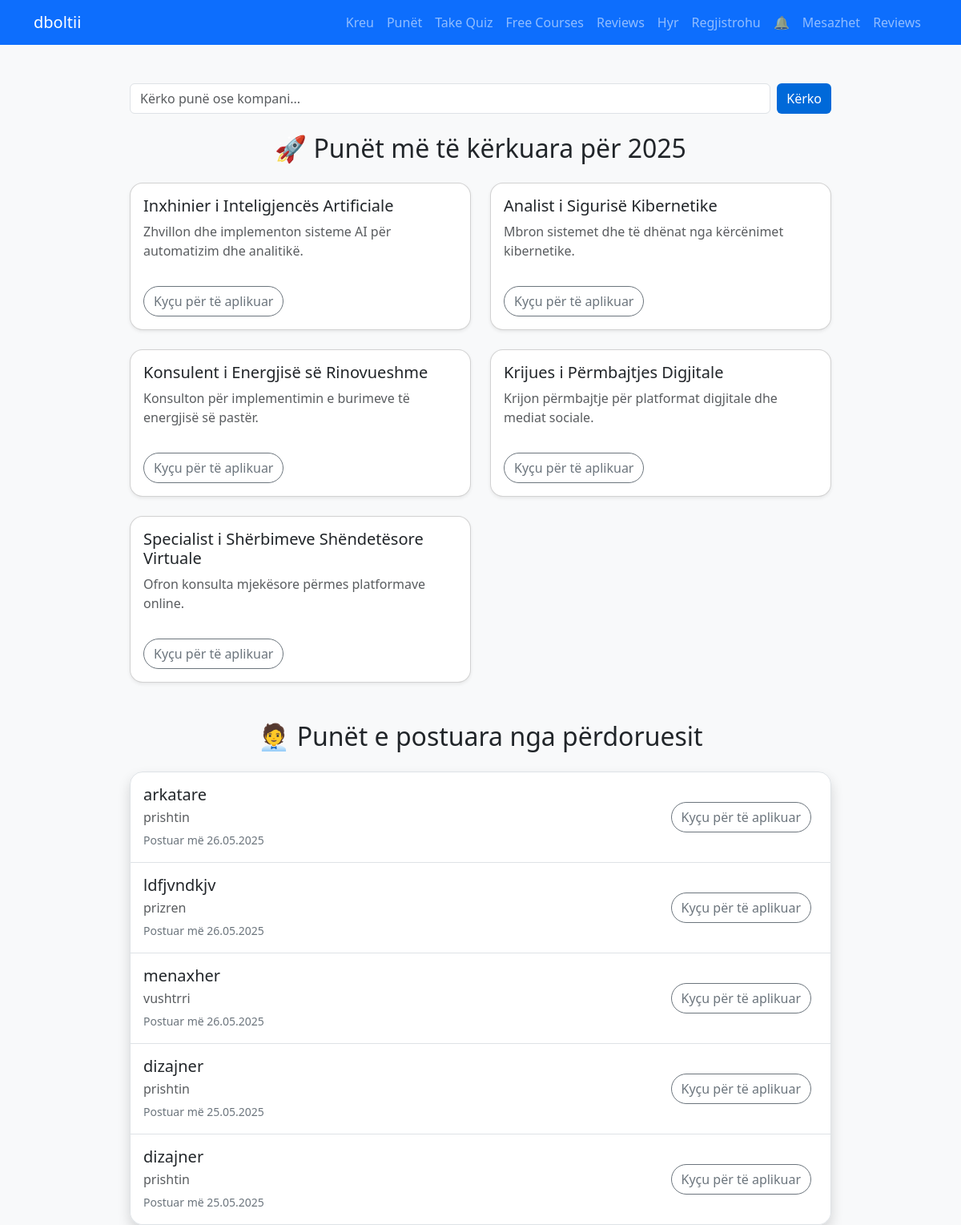
/jobs.php, run on the app's committed database.
### tables this page shows
CREATE TABLE `jobs` (
  `id` int(11) NOT NULL,
  `user_id` int(11) NOT NULL,
  `title` varchar(255) NOT NULL,
  `city` varchar(50) NOT NULL,
  `status` varchar(10) NOT NULL DEFAULT 'open',
  `phone` varchar(30) DEFAULT NULL,
  `description` text DEFAULT NULL,
  `created_at` timestamp NOT NULL DEFAULT current_timestamp(),
  `contact` varchar(9) DEFAULT NULL,
  `category` int(255) DEFAULT NULL,
  `image` varchar(255) DEFAULT NULL,
  `salary` varchar(50) NOT NULL
);

### jobs.php (the view, shortened to what this page needs)
<?php
include('inc/header.php');
$trending_jobs = [
    ['title' => 'Inxhinier i Inteligjencës Artificiale', 'description' => 'Zhvillon dhe implementon sisteme AI për automatizim dhe analitikë.'],
    ['title' => 'Analist i Sigurisë Kibernetike', 'description' => 'Mbron sistemet dhe të dhënat nga kërcënimet kibernetike.'],
    ['title' => 'Konsulent i Energjisë së Rinovueshme', 'description' => 'Konsulton për implementimin e burimeve të energjisë së pastër.'],
    ['title' => 'Krijues i Përmbajtjes Digjitale', 'description' => 'Krijon përmbajtje për platformat digjitale dhe mediat sociale.'],
    ['title' => 'Specialist i Shërbimeve Shëndetësore Virtuale', 'description' => 'Ofron konsulta mjekësore përmes platformave online.']
];
$search = isset($_GET['search']) ? trim($_GET['search']) : '';
if ($search !== '') {
    $search_param = '%' . $search . '%';
    $stmt = $conn->prepare("SELECT id, title, city, created_at, image FROM jobs WHERE title LIKE ? OR city LIKE ? ORDER BY created_at DESC LIMIT 20");
    $stmt->bind_param("ss", $search_param, $search_param);
    $stmt->execute();
    $result = $stmt->get_result();
    $stmt->close();
} else {
    $sql = "SELECT id, title, city, created_at, image FROM jobs ORDER BY created_at DESC LIMIT 5";
    $result = $conn->query($sql);
}
?>
<div class="container mt-5" style="max-width: 900px;">
  <div class="mb-4">
    <form method="get" class="d-flex">
      <input type="text" name="search" class="form-control me-2" placeholder="Kërko punë ose kompani..." value="<?php echo isset($_GET['search']) ? htmlspecialchars($_GET['search']) : ''; ?>">
      <button type="submit" class="btn btn-primary">Kërko</button>
    </form>
  </div>
  <div class="mb-5">
    <h2 class="mb-4 text-center">🚀 Punët më të kërkuara për 2025</h2>
    <div class="row g-4">
      <?php foreach ($trending_jobs as $job): ?>
        <div class="col-md-6">
          <div class="card shadow-sm rounded-4 h-100">
            <div class="card-body d-flex flex-column">
              <h5 class="card-title"><?php echo htmlspecialchars($job['title']); ?></h5>
              <p class="card-text text-muted flex-grow-1"><?php echo htmlspecialchars($job['description']); ?></p>
              <?php if (isset($_SESSION['user_id'])): ?>
                <a href="apply.php?title=<?php echo urlencode($job['title']); ?>" class="btn btn-success rounded-pill mt-3 align-self-start">Apliko</a>
              <?php else: ?>
                <a href="login.php" class="btn btn-outline-secondary rounded-pill mt-3 align-self-start">Kyçu për të aplikuar</a>
              <?php endif; ?>
            </div>
          </div>
        </div>
      <?php endforeach; ?>
    </div>
  </div>
  <div>
    <h2 class="mb-4 text-center">🧑‍💼 Punët e postuara nga përdoruesit</h2>
    <?php if ($result->num_rows > 0): ?>
      <div class="list-group shadow rounded-4">
        <?php while($row = $result->fetch_assoc()): ?>
          <div class="list-group-item p-3 d-flex justify-content-between align-items-center">
            <div>
              <h5 class="mb-1"><?php echo htmlspecialchars($row['title']); ?></h5>
              <p class="mb-1 text-muted"><?php echo htmlspecialchars($row['city']); ?></p>
              <small class="text-secondary">Postuar më <?php echo date('d.m.Y', strtotime($row['created_at'])); ?></small>
            </div>
            <div class="d-flex align-items-center">
              <?php if (isset($_SESSION['user_id'])): ?>
                <a href="apply.php?job_id=<?php echo $row['id']; ?>&title=<?php echo urlencode($row['title']); ?>" class="btn btn-success rounded-pill me-2">Apliko</a>
              <?php else: ?>
                <a href="login.php" class="btn btn-outline-secondary rounded-pill me-2">Kyçu për të aplikuar</a>
              <?php endif; ?>
            </div>
          </div>
        <?php endwhile; ?>
      </div>
    <?php else: ?>
      <div class="alert alert-warning">Nuk ka punë të postuara ende.</div>
    <?php endif; ?>
  </div>
</div>
<?php include('inc/footer.php'); ?>

### inc/header.php (shortened to what this page needs)
<!DOCTYPE html>
<html lang="sq">
<head>
  <link href="https://cdn.jsdelivr.net/npm/bootstrap@5.3.0/dist/css/bootstrap.min.css" rel="stylesheet" />
  <link rel="stylesheet" href="css/style.css" />
</head>
<body>
<nav class="navbar navbar-expand-lg navbar-dark bg-primary">
  <div class="container">
    <a class="navbar-brand" href="index.php">dboltii</a>
    <div class="collapse navbar-collapse" id="navbarNav">
      <ul class="navbar-nav ms-auto">
        <li class="nav-item"><a class="nav-link" href="index.php">Kreu</a></li>
        <li class="nav-item"><a class="nav-link" href="jobs.php">Punët</a></li>
        <li class="nav-item"><a class="nav-link" href="quiz.php">Take Quiz</a></li>
        <li class="nav-item"><a class="nav-link" href="courses.php">Free Courses</a></li>
        <li class="nav-item"><a class="nav-link" href="review.php">Reviews</a></li>
        <?php if (isset($_SESSION['user_id'])): ?>
          <li class="nav-item"><a class="nav-link" href="post-job.php">Posto Punë</a></li>
          <li class="nav-item"><a class="nav-link" href="dashboard.php">Dashboard</a></li>
          <li class="nav-item"><a class="nav-link" href="logout.php">Dil</a></li>
          <li class="nav-item"><a class="nav-link" href="company_profile.php">Kompania Ime</a></li>
        <?php else: ?>
          <li class="nav-item"><a class="nav-link" href="login.php">Hyr</a></li>
          <li class="nav-item"><a class="nav-link" href="register.php">Regjistrohu</a></li>
        <?php endif; ?>
        <li class="nav-item">
          <a class="nav-link position-relative" href="notifications.php">
            🔔
          </a>
        </li>
        <li class="nav-item">
          <a class="nav-link position-relative" href="/punaperty/messages.php">
            <span class="bi bi-chat-dots"></span> Mesazhet
          </a>
        </li>
        <li class="nav-item">
          <a class="nav-link position-relative" href="review.php">
            Reviews
          </a>
        </li>
      </ul>
    </div>
  </div>
</nav>
</body>
</html>

### inc/footer.php (shortened to what this page needs)
</body>
</html>

### css/style.css (style rules this page uses)
body { background-color: #f8f9fa; }
.btn-primary { background-color: #0069d9; border: none; }

### data on the page
jobs: title "arkatare", city "prishtin", created_at "26.05.2025"
jobs: title "ldfjvndkjv", city "prizren", created_at "26.05.2025"
jobs: title "menaxher", city "vushtrri", created_at "26.05.2025"
jobs: title "dizajner", city "prishtin", created_at "25.05.2025"
jobs: title "dizajner", city "prishtin", created_at "25.05.2025"

### other printed values
$job['title'] "Inxhinier i Inteligjencës Artificiale"
$job['description'] "Zhvillon dhe implementon sisteme AI për automatizim dhe analitikë."
$job['title'] "Analist i Sigurisë Kibernetike"
$job['description'] "Mbron sistemet dhe të dhënat nga kërcënimet kibernetike."
$job['title'] "Konsulent i Energjisë së Rinovueshme"
$job['description'] "Konsulton për implementimin e burimeve të energjisë së pastër."
$job['title'] "Krijues i Përmbajtjes Digjitale"
$job['description'] "Krijon përmbajtje për platformat digjitale dhe mediat sociale."
$job['title'] "Specialist i Shërbimeve Shëndetësore Virtuale"
$job['description'] "Ofron konsulta mjekësore përmes platformave online."
